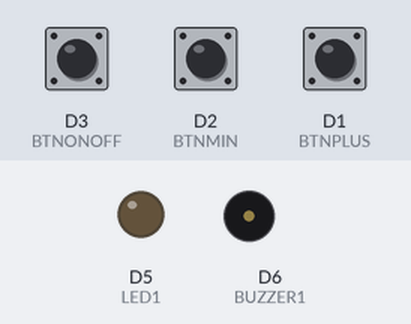
Simulated run of this sketch. Board: ESP8266 (NodeMCU). Shown: output pins drawn as LEDs (lit = HIGH), buzzer (waves = sounding). Dashed ring = blinking. The test bench sets the inputs (shaded band); at power-on: D3 (BTNONOFF) HIGH, D2 (BTNMIN) HIGH, D1 (BTNPLUS) HIGH. WiFi joins after 1.5 s; servers stay silent unless stated; what the sketch prints to the serial monitor is not drawn.

Above: at 2.7 s.
2.8 s: D3 (BTNONOFF) pulled LOW for 3.2 s
At 4.6 s:
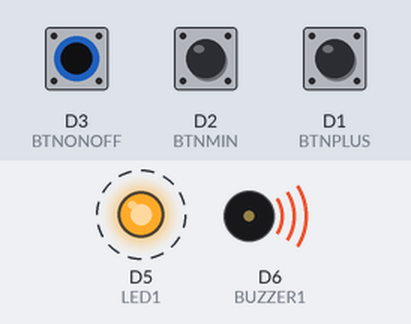
8.3 s: D3 (BTNONOFF) pulled LOW for 0.15 s
At 10.2 s:
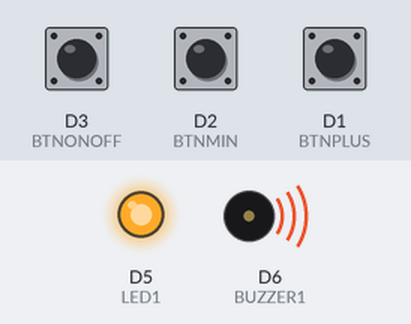
10.8 s: D3 (BTNONOFF) pulled LOW for 1 s
At 12.1 s:
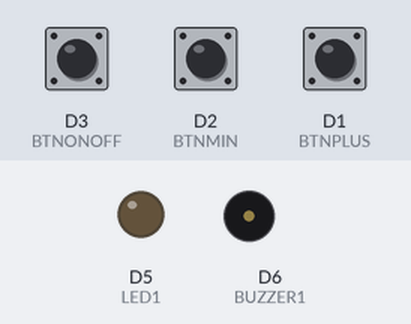
Timing chart, 0 to 13.8 s (numbered marks = the images above; inputs shaded):
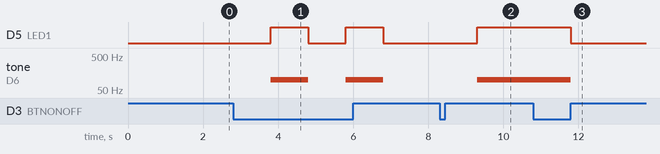

The sketch:

POSTEST2-IOT__1_.ino
```cpp
#include <ESP8266WiFi.h>
#include <ESP8266WebServer.h>

const char* ssid="OjanPhone";
const char* pass ="auzan223";

#define LED1 D5
#define BUZZER1 D6
#define BTNPLUS D1
#define BTNMIN D2
#define BTNONOFF D3

ESP8266WebServer server(80);
String webpage;

int nilaicahaya = 0;
int nilaiBuzzer= 100;
bool Enablebtn = false;
int btnstateplus = 0;
int btnstatemin = 0;
int btnon = 0;
void setup(){
  Serial.begin(115200);
  delay(10);
  pinMode(LED1,OUTPUT);
  pinMode(BUZZER1,OUTPUT);
  pinMode(BTNONOFF,INPUT);
  pinMode(BTNPLUS,INPUT);
  pinMode(BTNMIN,INPUT);
  // Connect ke WiFi
  Serial.println();
  Serial.print("Configuring access point...");

  // Mengatur WiFi
  WiFi.mode(WIFI_STA);                      // Mode Station
  // WiFi.mode(WIFI_AP);                      // Mode AP
  WiFi.begin(ssid, pass);               // Mencocokan SSID dan Password

  while (WiFi.status() != WL_CONNECTED) {
    delay(500);
    Serial.print(".");
  }
  server.begin();
  Serial.println("Ip Adrress : ");
 Serial.println(WiFi.localIP());
  Web();
  server.on("/",[](){
    server.send(200,"text/html",webpage);
  });
}
void loop(){
   server.handleClient();
   btnstateplus = digitalRead(BTNPLUS);
   btnstatemin = digitalRead(BTNMIN);
   btnon = digitalRead(BTNONOFF);

   if (btnon == LOW) {
    Enablebtn = !Enablebtn;
    delay(1000);
   }
  if(Enablebtn){
    digitalWrite(LED1,HIGH);
  tone(BUZZER1,nilaiBuzzer);
   }else{
     noTone(BUZZER1);
     digitalWrite(LED1,0);
   }
   if(btnstateplus == LOW && !Enablebtn){
    if(nilaiBuzzer < 2500){
    Serial.println(nilaiBuzzer);
    nilaiBuzzer += 10;
    delay(200);
    }
    if(nilaicahaya > 0  && nilaicahaya < 249 ){
      nilaicahaya = min(nilaicahaya + 3, 249);
      analogWrite(LED1, nilaicahaya);
      delay(200);
    }

   }
   if(btnstatemin == LOW && !Enablebtn){
    if(nilaiBuzzer > 2500 && nilaiBuzzer > 0){
    Serial.println(nilaiBuzzer);
    nilaiBuzzer -= 10;
    delay(200);
   }
   if(nilaicahaya < 249 && nilaicahaya > 0){
      Serial.println(nilaicahaya);
      nilaicahaya -= 3;
       delay(200);
   }

   }


}
   void Web(){
    webpage += "<h1> Web Control ESP8266</h1>";
    webpage += "nilai cahaya LED";
    webpage += "<a><br>";
  webpage += String(nilaicahaya) ;
  webpage += "Nilai Nada buzzer";
  webpage += "<a></a><br>";
  webpage += String(nilaiBuzzer);
   }
```

Measured:
- after the input at 2.8 s, D5 (LED1): alternates HIGH for 1.0 s and LOW for 1.0 s, starting after 1.0 s; tone on D6 (BUZZER1): alternates 100 Hz for 1.0 s and silent for 1.0 s, starting after 1.0 s
- after the input at 8.3 s, D5 (LED1): LOW → HIGH after 1.0 s; tone on D6 (BUZZER1): silent → 100 Hz after 1.0 s
- after the input at 10.8 s, D5 (LED1): HIGH → LOW after 1.0 s; tone on D6 (BUZZER1): 100 Hz → silent after 1.0 s
